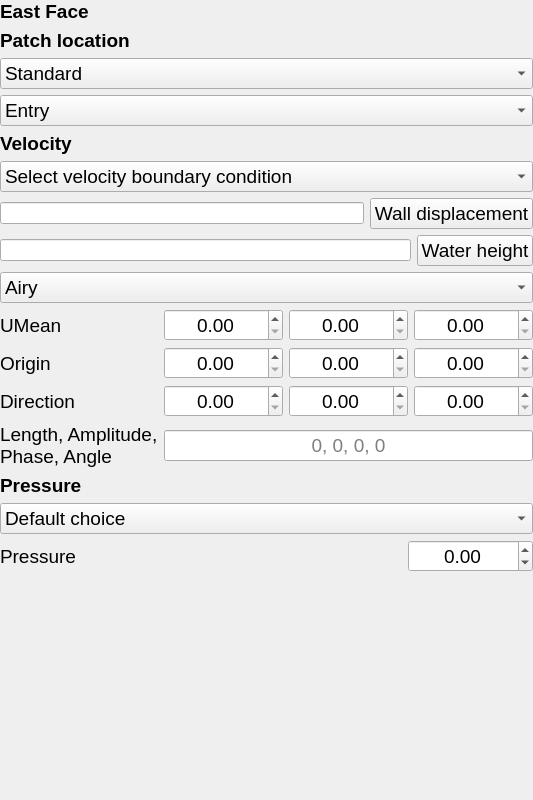
<?xml version="1.0" encoding="UTF-8"?>
<ui version="4.0">
 <class>boundaryData</class>
 <widget class="QFrame" name="boundaryData">
  <property name="geometry">
   <rect>
    <x>0</x>
    <y>0</y>
    <width>429</width>
    <height>800</height>
   </rect>
  </property>
  <property name="windowTitle">
   <string>Frame</string>
  </property>
  <layout class="QVBoxLayout" name="verticalLayout_2">
   <property name="leftMargin">
    <number>0</number>
   </property>
   <property name="topMargin">
    <number>0</number>
   </property>
   <property name="rightMargin">
    <number>0</number>
   </property>
   <property name="bottomMargin">
    <number>0</number>
   </property>
   <item>
    <widget class="QLabel" name="Lbl_H1">
     <property name="font">
      <font>
       <pointsize>14</pointsize>
       <weight>75</weight>
       <bold>true</bold>
      </font>
     </property>
     <property name="text">
      <string>&lt;html&gt;&lt;head/&gt;&lt;body&gt;&lt;p&gt;East Face&lt;/p&gt;&lt;/body&gt;&lt;/html&gt;</string>
     </property>
    </widget>
   </item>
   <item>
    <widget class="QLabel" name="Lbl_PatchLoc">
     <property name="font">
      <font>
       <pointsize>14</pointsize>
       <weight>75</weight>
       <bold>true</bold>
      </font>
     </property>
     <property name="text">
      <string>Patch location</string>
     </property>
    </widget>
   </item>
   <item>
    <widget class="QComboBox" name="Cmb_PatchLoc">
     <property name="font">
      <font>
       <pointsize>14</pointsize>
      </font>
     </property>
     <property name="toolTip">
      <string>Use this to define the type of patch</string>
     </property>
     <property name="toolTipDuration">
      <number>10000</number>
     </property>
     <item>
      <property name="text">
       <string>Standard</string>
      </property>
     </item>
    </widget>
   </item>
   <item>
    <widget class="QComboBox" name="Cmb_PatchStdLoc">
     <property name="font">
      <font>
       <pointsize>14</pointsize>
      </font>
     </property>
     <property name="toolTip">
      <string>Choose the standard patch for this boundary</string>
     </property>
     <property name="toolTipDuration">
      <number>10000</number>
     </property>
     <item>
      <property name="text">
       <string>Entry</string>
      </property>
     </item>
     <item>
      <property name="text">
       <string>Exit</string>
      </property>
     </item>
     <item>
      <property name="text">
       <string>Top</string>
      </property>
     </item>
     <item>
      <property name="text">
       <string>Bottom</string>
      </property>
     </item>
     <item>
      <property name="text">
       <string>Right</string>
      </property>
     </item>
     <item>
      <property name="text">
       <string>Left</string>
      </property>
     </item>
    </widget>
   </item>
   <item>
    <widget class="QLabel" name="Lbl_VelBC">
     <property name="font">
      <font>
       <pointsize>14</pointsize>
       <weight>75</weight>
       <bold>true</bold>
      </font>
     </property>
     <property name="text">
      <string>Velocity</string>
     </property>
    </widget>
   </item>
   <item>
    <widget class="QComboBox" name="Cmb_UBC">
     <property name="font">
      <font>
       <pointsize>14</pointsize>
      </font>
     </property>
     <property name="toolTip">
      <string>Choose type of velocity boundary condition</string>
     </property>
     <property name="toolTipDuration">
      <number>10000</number>
     </property>
     <item>
      <property name="text">
       <string>Select velocity boundary condition</string>
      </property>
     </item>
     <item>
      <property name="text">
       <string>General: SW solutions</string>
      </property>
     </item>
     <item>
      <property name="text">
       <string>Inlet: Constant velocity</string>
      </property>
     </item>
     <item>
      <property name="text">
       <string>Inlet: Moving wall (OSU Flume)</string>
      </property>
     </item>
     <item>
      <property name="text">
       <string>Inlet: Moving wall (General flume)</string>
      </property>
     </item>
     <item>
      <property name="text">
       <string>Outlet: zeroGradient</string>
      </property>
     </item>
     <item>
      <property name="text">
       <string>Outlet: inletOutlet</string>
      </property>
     </item>
     <item>
      <property name="text">
       <string>Wall: noSlip</string>
      </property>
     </item>
    </widget>
   </item>
   <item>
    <layout class="QVBoxLayout" name="verticalLayout">
     <item>
      <layout class="QHBoxLayout" name="horizontalLayout">
       <item>
        <widget class="QLineEdit" name="Led_WaterDisp"/>
       </item>
       <item>
        <widget class="QPushButton" name="Btn_UploadFile">
         <property name="font">
          <font>
           <pointsize>14</pointsize>
          </font>
         </property>
         <property name="toolTip">
          <string>Upload files related to the boundary patch</string>
         </property>
         <property name="toolTipDuration">
          <number>10000</number>
         </property>
         <property name="text">
          <string>Wall displacement</string>
         </property>
        </widget>
       </item>
      </layout>
     </item>
     <item>
      <layout class="QHBoxLayout" name="horizontalLayout_2">
       <item>
        <widget class="QLineEdit" name="Led_WaterHeight"/>
       </item>
       <item>
        <widget class="QPushButton" name="Btn_UploadFile_2">
         <property name="font">
          <font>
           <pointsize>14</pointsize>
          </font>
         </property>
         <property name="toolTip">
          <string>Upload files related to the boundary patch</string>
         </property>
         <property name="toolTipDuration">
          <number>10000</number>
         </property>
         <property name="text">
          <string>Water height</string>
         </property>
        </widget>
       </item>
      </layout>
     </item>
    </layout>
   </item>
   <item>
    <widget class="QComboBox" name="Cmb_WaveType">
     <property name="font">
      <font>
       <pointsize>14</pointsize>
      </font>
     </property>
     <property name="toolTip">
      <string>Types of wave inputs</string>
     </property>
     <property name="toolTipDuration">
      <number>10000</number>
     </property>
     <item>
      <property name="text">
       <string>Airy</string>
      </property>
     </item>
     <item>
      <property name="text">
       <string>Stokes2</string>
      </property>
     </item>
     <item>
      <property name="text">
       <string>Stokes5</string>
      </property>
     </item>
     <item>
      <property name="text">
       <string>Solitary</string>
      </property>
     </item>
     <item>
      <property name="text">
       <string>Custom</string>
      </property>
     </item>
    </widget>
   </item>
   <item>
    <layout class="QGridLayout" name="GLY_Vel">
     <item row="0" column="2">
      <widget class="QDoubleSpinBox" name="DSpBx_UMeanY">
       <property name="font">
        <font>
         <pointsize>14</pointsize>
        </font>
       </property>
       <property name="toolTip">
        <string>Mean velocity (y-direction)</string>
       </property>
       <property name="alignment">
        <set>Qt::AlignCenter</set>
       </property>
       <property name="maximum">
        <double>100000.000000000000000</double>
       </property>
      </widget>
     </item>
     <item row="2" column="3">
      <widget class="QDoubleSpinBox" name="DSpBx_DirnZ">
       <property name="font">
        <font>
         <pointsize>14</pointsize>
        </font>
       </property>
       <property name="toolTip">
        <string>Wave direction vector (z-component)</string>
       </property>
       <property name="alignment">
        <set>Qt::AlignCenter</set>
       </property>
       <property name="maximum">
        <double>100000.000000000000000</double>
       </property>
      </widget>
     </item>
     <item row="1" column="3">
      <widget class="QDoubleSpinBox" name="DSpBx_OZ">
       <property name="font">
        <font>
         <pointsize>14</pointsize>
        </font>
       </property>
       <property name="toolTip">
        <string>Wave origian (z-coordinate)</string>
       </property>
       <property name="alignment">
        <set>Qt::AlignCenter</set>
       </property>
       <property name="maximum">
        <double>100000.000000000000000</double>
       </property>
      </widget>
     </item>
     <item row="1" column="2">
      <widget class="QDoubleSpinBox" name="DSpBx_OY">
       <property name="font">
        <font>
         <pointsize>14</pointsize>
        </font>
       </property>
       <property name="toolTip">
        <string>Wave origian (y-coordinate)</string>
       </property>
       <property name="alignment">
        <set>Qt::AlignCenter</set>
       </property>
       <property name="maximum">
        <double>100000.000000000000000</double>
       </property>
      </widget>
     </item>
     <item row="1" column="0">
      <widget class="QLabel" name="Lbl_Origin">
       <property name="font">
        <font>
         <pointsize>14</pointsize>
        </font>
       </property>
       <property name="text">
        <string>Origin</string>
       </property>
      </widget>
     </item>
     <item row="2" column="2">
      <widget class="QDoubleSpinBox" name="DSpBx_DirnY">
       <property name="font">
        <font>
         <pointsize>14</pointsize>
        </font>
       </property>
       <property name="toolTip">
        <string>Wave direction vector (y-component)</string>
       </property>
       <property name="alignment">
        <set>Qt::AlignCenter</set>
       </property>
       <property name="maximum">
        <double>100000.000000000000000</double>
       </property>
      </widget>
     </item>
     <item row="0" column="0">
      <widget class="QLabel" name="Lbl_Umean">
       <property name="font">
        <font>
         <pointsize>14</pointsize>
        </font>
       </property>
       <property name="text">
        <string>UMean</string>
       </property>
      </widget>
     </item>
     <item row="0" column="1">
      <widget class="QDoubleSpinBox" name="DSpBx_UMeanX">
       <property name="font">
        <font>
         <pointsize>14</pointsize>
        </font>
       </property>
       <property name="toolTip">
        <string>Mean velocity (x-direction)</string>
       </property>
       <property name="alignment">
        <set>Qt::AlignCenter</set>
       </property>
       <property name="maximum">
        <double>100000.000000000000000</double>
       </property>
      </widget>
     </item>
     <item row="0" column="3">
      <widget class="QDoubleSpinBox" name="DSpBx_UMeanZ">
       <property name="font">
        <font>
         <pointsize>14</pointsize>
        </font>
       </property>
       <property name="toolTip">
        <string>Mean velocity (z-direction)</string>
       </property>
       <property name="alignment">
        <set>Qt::AlignCenter</set>
       </property>
       <property name="maximum">
        <double>100000.000000000000000</double>
       </property>
      </widget>
     </item>
     <item row="2" column="0">
      <widget class="QLabel" name="Lbl_Dirn">
       <property name="font">
        <font>
         <pointsize>14</pointsize>
        </font>
       </property>
       <property name="text">
        <string>Direction</string>
       </property>
      </widget>
     </item>
     <item row="2" column="1">
      <widget class="QDoubleSpinBox" name="DSpBx_DirnX">
       <property name="font">
        <font>
         <pointsize>14</pointsize>
        </font>
       </property>
       <property name="toolTip">
        <string>Wave direction vector (x-component)</string>
       </property>
       <property name="alignment">
        <set>Qt::AlignCenter</set>
       </property>
       <property name="maximum">
        <double>100000.000000000000000</double>
       </property>
      </widget>
     </item>
     <item row="1" column="1">
      <widget class="QDoubleSpinBox" name="DSpBx_OX">
       <property name="font">
        <font>
         <pointsize>14</pointsize>
        </font>
       </property>
       <property name="toolTip">
        <string>Wave origian (x-coordinate)</string>
       </property>
       <property name="alignment">
        <set>Qt::AlignCenter</set>
       </property>
       <property name="maximum">
        <double>100000.000000000000000</double>
       </property>
      </widget>
     </item>
     <item row="3" column="0">
      <widget class="QLabel" name="Lbl_WavePara">
       <property name="font">
        <font>
         <pointsize>14</pointsize>
        </font>
       </property>
       <property name="text">
        <string>Length, Amplitude, 
Phase, Angle</string>
       </property>
      </widget>
     </item>
     <item row="3" column="1" colspan="3">
      <widget class="QLineEdit" name="Led_WavePara">
       <property name="font">
        <font>
         <pointsize>14</pointsize>
        </font>
       </property>
       <property name="toolTip">
        <string>Wave input parameters</string>
       </property>
       <property name="toolTipDuration">
        <number>10000</number>
       </property>
       <property name="alignment">
        <set>Qt::AlignCenter</set>
       </property>
       <property name="placeholderText">
        <string>0, 0, 0, 0</string>
       </property>
      </widget>
     </item>
    </layout>
   </item>
   <item>
    <widget class="QLabel" name="Lbl_PresBC">
     <property name="font">
      <font>
       <pointsize>14</pointsize>
       <weight>75</weight>
       <bold>true</bold>
      </font>
     </property>
     <property name="text">
      <string>Pressure</string>
     </property>
    </widget>
   </item>
   <item>
    <widget class="QComboBox" name="Cmb_PresBC">
     <property name="font">
      <font>
       <pointsize>14</pointsize>
      </font>
     </property>
     <property name="toolTip">
      <string>Choose type of pressure boundary condition</string>
     </property>
     <property name="toolTipDuration">
      <number>10000</number>
     </property>
     <item>
      <property name="text">
       <string>Default choice</string>
      </property>
     </item>
     <item>
      <property name="text">
       <string>zeroGradient</string>
      </property>
     </item>
     <item>
      <property name="text">
       <string>fixedValue</string>
      </property>
     </item>
    </widget>
   </item>
   <item>
    <layout class="QHBoxLayout" name="HLY_Pres" stretch="1,0">
     <item>
      <widget class="QLabel" name="Lbl_Pres">
       <property name="font">
        <font>
         <pointsize>14</pointsize>
        </font>
       </property>
       <property name="text">
        <string>Pressure</string>
       </property>
      </widget>
     </item>
     <item>
      <widget class="QDoubleSpinBox" name="DSpBx_Pres">
       <property name="font">
        <font>
         <pointsize>14</pointsize>
        </font>
       </property>
       <property name="toolTip">
        <string>Value of pressure</string>
       </property>
       <property name="alignment">
        <set>Qt::AlignCenter</set>
       </property>
       <property name="minimum">
        <double>-1000000.000000000000000</double>
       </property>
       <property name="maximum">
        <double>10000000.000000000000000</double>
       </property>
      </widget>
     </item>
    </layout>
   </item>
   <item>
    <spacer name="VSp">
     <property name="orientation">
      <enum>Qt::Vertical</enum>
     </property>
     <property name="sizeHint" stdset="0">
      <size>
       <width>20</width>
       <height>73</height>
      </size>
     </property>
    </spacer>
   </item>
  </layout>
 </widget>
 <resources/>
 <connections/>
</ui>
